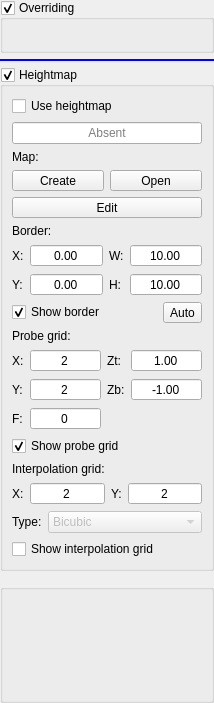
       <widget class="DropWidget" name="scrollContentsModification">
        <property name="geometry">
         <rect>
          <x>0</x>
          <y>0</y>
          <width>214</width>
          <height>703</height>
         </rect>
        </property>
        <property name="acceptDrops">
         <bool>true</bool>
        </property>
        <layout class="QVBoxLayout" name="verticalLayout_2" stretch="0,0,0,1">
         <property name="leftMargin">
          <number>0</number>
         </property>
         <property name="topMargin">
          <number>0</number>
         </property>
         <property name="rightMargin">
          <number>0</number>
         </property>
         <property name="bottomMargin">
          <number>0</number>
         </property>
         <item>
          <widget class="QGroupBox" name="grpOverriding">
           <property name="enabled">
            <bool>true</bool>
           </property>
           <property name="title">
            <string>Overriding</string>
           </property>
           <property name="checkable">
            <bool>true</bool>
           </property>
           <property name="overrided" stdset="0">
            <bool>false</bool>
           </property>
           <layout class="QHBoxLayout" name="horizontalLayout_14">
            <item>
             <widget class="QWidget" name="widgetFeed" native="true">
              <layout class="QVBoxLayout" name="verticalLayout_22">
               <property name="leftMargin">
                <number>0</number>
               </property>
               <property name="topMargin">
                <number>0</number>
               </property>
               <property name="rightMargin">
                <number>0</number>
               </property>
               <property name="bottomMargin">
                <number>0</number>
               </property>
               <item>
                <widget class="SliderBox" name="slbFeedOverride" native="true"/>
               </item>
               <item>
                <widget class="SliderBox" name="slbRapidOverride" native="true"/>
               </item>
               <item>
                <widget class="SliderBox" name="slbSpindleOverride" native="true"/>
               </item>
              </layout>
             </widget>
            </item>
           </layout>
          </widget>
         </item>
         <item>
          <widget class="QFrame" name="fraDropModification">
           <property name="minimumSize">
            <size>
             <width>0</width>
             <height>2</height>
            </size>
           </property>
           <property name="styleSheet">
            <string notr="true">border: 2px solid blue;</string>
           </property>
           <property name="frameShape">
            <enum>QFrame::StyledPanel</enum>
           </property>
           <property name="frameShadow">
            <enum>QFrame::Raised</enum>
           </property>
          </widget>
         </item>
         <item>
          <widget class="QGroupBox" name="grpHeightMap">
           <property name="title">
            <string>Heightmap</string>
           </property>
           <property name="checkable">
            <bool>true</bool>
           </property>
           <property name="overrided" stdset="0">
            <bool>false</bool>
           </property>
           <layout class="QVBoxLayout" name="verticalLayout_16">
            <item>
             <widget class="QWidget" name="widgetHeightMap" native="true">
              <layout class="QVBoxLayout" name="verticalLayout_15">
               <property name="leftMargin">
                <number>0</number>
               </property>
               <property name="topMargin">
                <number>0</number>
               </property>
               <property name="rightMargin">
                <number>0</number>
               </property>
               <property name="bottomMargin">
                <number>0</number>
               </property>
               <item>
                <widget class="QCheckBox" name="chkHeightMapUse">
                 <property name="text">
                  <string>Use heightmap</string>
                 </property>
                </widget>
               </item>
               <item>
                <widget class="QLineEdit" name="txtHeightMap">
                 <property name="focusPolicy">
                  <enum>Qt::NoFocus</enum>
                 </property>
                 <property name="acceptDrops">
                  <bool>false</bool>
                 </property>
                 <property name="text">
                  <string/>
                 </property>
                 <property name="alignment">
                  <set>Qt::AlignCenter</set>
                 </property>
                 <property name="readOnly">
                  <bool>true</bool>
                 </property>
                 <property name="placeholderText">
                  <string>Absent</string>
                 </property>
                </widget>
               </item>
               <item>
                <layout class="QHBoxLayout" name="horizontalLayout_22">
                 <item>
                  <widget class="QLabel" name="label_15">
                   <property name="text">
                    <string>Map:</string>
                   </property>
                  </widget>
                 </item>
                </layout>
               </item>
               <item>
                <layout class="QHBoxLayout" name="horizontalLayout_21">
                 <item>
                  <widget class="StyledToolButton" name="cmdHeightMapCreate">
                   <property name="sizePolicy">
                    <sizepolicy hsizetype="Preferred" vsizetype="Fixed">
                     <horstretch>0</horstretch>
                     <verstretch>0</verstretch>
                    </sizepolicy>
                   </property>
                   <property name="text">
                    <string>Create</string>
                   </property>
                  </widget>
                 </item>
                 <item>
                  <widget class="StyledToolButton" name="cmdHeightMapLoad">
                   <property name="sizePolicy">
                    <sizepolicy hsizetype="Preferred" vsizetype="Fixed">
                     <horstretch>0</horstretch>
                     <verstretch>0</verstretch>
                    </sizepolicy>
                   </property>
                   <property name="text">
                    <string>Open</string>
                   </property>
                  </widget>
                 </item>
                </layout>
               </item>
               <item>
                <widget class="StyledToolButton" name="cmdHeightMapMode">
                 <property name="sizePolicy">
                  <sizepolicy hsizetype="Preferred" vsizetype="Fixed">
                   <horstretch>0</horstretch>
                   <verstretch>0</verstretch>
                  </sizepolicy>
                 </property>
                 <property name="text">
                  <string>Edit</string>
                 </property>
                 <property name="checkable">
                  <bool>true</bool>
                 </property>
                </widget>
               </item>
               <item>
                <widget class="QWidget" name="widgetHeightmapSettings" native="true">
                 <layout class="QVBoxLayout" name="verticalLayout_7">
                  <property name="leftMargin">
                   <number>0</number>
                  </property>
                  <property name="topMargin">
                   <number>0</number>
                  </property>
                  <property name="rightMargin">
                   <number>0</number>
                  </property>
                  <property name="bottomMargin">
                   <number>0</number>
                  </property>
                  <item>
                   <layout class="QVBoxLayout" name="verticalLayout_18">
                    <item>
                     <widget class="QLabel" name="label_5">
                      <property name="text">
                       <string>Border:</string>
                      </property>
                     </widget>
                    </item>
                    <item>
                     <layout class="QGridLayout" name="gridLayout">
                      <item row="0" column="0">
                       <widget class="QLabel" name="label_6">
                        <property name="text">
                         <string>X:</string>
                        </property>
                       </widget>
                      </item>
                      <item row="0" column="1">
                       <widget class="QDoubleSpinBox" name="txtHeightMapBorderX">
                        <property name="sizePolicy">
                         <sizepolicy hsizetype="Expanding" vsizetype="Fixed">
                          <horstretch>0</horstretch>
                          <verstretch>0</verstretch>
                         </sizepolicy>
                        </property>
                        <property name="locale">
                         <locale language="C" country="AnyCountry"/>
                        </property>
                        <property name="alignment">
                         <set>Qt::AlignCenter</set>
                        </property>
                        <property name="buttonSymbols">
                         <enum>QAbstractSpinBox::NoButtons</enum>
                        </property>
                        <property name="minimum">
                         <double>-9999.000000000000000</double>
                        </property>
                        <property name="maximum">
                         <double>9999.000000000000000</double>
                        </property>
                       </widget>
                      </item>
                      <item row="1" column="3">
                       <widget class="QDoubleSpinBox" name="txtHeightMapBorderHeight">
                        <property name="sizePolicy">
                         <sizepolicy hsizetype="Expanding" vsizetype="Fixed">
                          <horstretch>0</horstretch>
                          <verstretch>0</verstretch>
                         </sizepolicy>
                        </property>
                        <property name="locale">
                         <locale language="C" country="AnyCountry"/>
                        </property>
                        <property name="alignment">
                         <set>Qt::AlignCenter</set>
                        </property>
                        <property name="buttonSymbols">
                         <enum>QAbstractSpinBox::NoButtons</enum>
                        </property>
                        <property name="minimum">
                         <double>-9999.000000000000000</double>
                        </property>
                        <property name="maximum">
                         <double>9999.000000000000000</double>
                        </property>
                        <property name="value">
                         <double>10.000000000000000</double>
                        </property>
                       </widget>
                      </item>
                      <item row="1" column="2">
                       <widget class="QLabel" name="label_9">
                        <property name="text">
                         <string>H:</string>
                        </property>
                       </widget>
                      </item>
                      <item row="1" column="1">
                       <widget class="QDoubleSpinBox" name="txtHeightMapBorderY">
                        <property name="sizePolicy">
                         <sizepolicy hsizetype="Expanding" vsizetype="Fixed">
                          <horstretch>0</horstretch>
                          <verstretch>0</verstretch>
                         </sizepolicy>
                        </property>
                        <property name="locale">
                         <locale language="C" country="AnyCountry"/>
                        </property>
                        <property name="alignment">
                         <set>Qt::AlignCenter</set>
                        </property>
                        <property name="buttonSymbols">
                         <enum>QAbstractSpinBox::NoButtons</enum>
                        </property>
                        <property name="minimum">
                         <double>-9999.000000000000000</double>
                        </property>
                        <property name="maximum">
                         <double>9999.000000000000000</double>
                        </property>
                       </widget>
                      </item>
                      <item row="1" column="0">
                       <widget class="QLabel" name="label_7">
                        <property name="text">
                         <string>Y:</string>
                        </property>
                       </widget>
                      </item>
                      <item row="0" column="2">
                       <widget class="QLabel" name="label_8">
                        <property name="text">
                         <string>W:</string>
                        </property>
                       </widget>
                      </item>
                      <item row="0" column="3">
                       <widget class="QDoubleSpinBox" name="txtHeightMapBorderWidth">
                        <property name="sizePolicy">
                         <sizepolicy hsizetype="Expanding" vsizetype="Fixed">
                          <horstretch>0</horstretch>
                          <verstretch>0</verstretch>
                         </sizepolicy>
                        </property>
                        <property name="locale">
                         <locale language="C" country="AnyCountry"/>
                        </property>
                        <property name="alignment">
                         <set>Qt::AlignCenter</set>
                        </property>
                        <property name="buttonSymbols">
                         <enum>QAbstractSpinBox::NoButtons</enum>
                        </property>
                        <property name="minimum">
                         <double>-9999.000000000000000</double>
                        </property>
                        <property name="maximum">
                         <double>9999.000000000000000</double>
                        </property>
                        <property name="value">
                         <double>10.000000000000000</double>
                        </property>
                       </widget>
                      </item>
                     </layout>
                    </item>
                    <item>
                     <layout class="QHBoxLayout" name="horizontalLayout_18">
                      <item>
                       <widget class="QCheckBox" name="chkHeightMapBorderShow">
                        <property name="text">
                         <string>Show border</string>
                        </property>
                        <property name="checked">
                         <bool>true</bool>
                        </property>
                       </widget>
                      </item>
                      <item>
                       <widget class="StyledToolButton" name="cmdHeightMapBorderAuto">
                        <property name="minimumSize">
                         <size>
                          <width>0</width>
                          <height>0</height>
                         </size>
                        </property>
                        <property name="text">
                         <string>Auto</string>
                        </property>
                       </widget>
                      </item>
                     </layout>
                    </item>
                   </layout>
                  </item>
                  <item>
                   <layout class="QVBoxLayout" name="verticalLayout_19">
                    <item>
                     <widget class="QLabel" name="label_10">
                      <property name="text">
                       <string>Probe grid:</string>
                      </property>
                     </widget>
                    </item>
                    <item>
                     <layout class="QGridLayout" name="gridLayout_4">
                      <item row="0" column="3">
                       <widget class="QLabel" name="label_14">
                        <property name="text">
                         <string>Zt:</string>
                        </property>
                       </widget>
                      </item>
                      <item row="0" column="0">
                       <widget class="QLabel" name="label_12">
                        <property name="text">
                         <string>X:</string>
                        </property>
                       </widget>
                      </item>
                      <item row="0" column="1">
                       <widget class="QDoubleSpinBox" name="txtHeightMapGridX">
                        <property name="sizePolicy">
                         <sizepolicy hsizetype="Expanding" vsizetype="Fixed">
                          <horstretch>0</horstretch>
                          <verstretch>0</verstretch>
                         </sizepolicy>
                        </property>
                        <property name="locale">
                         <locale language="C" country="AnyCountry"/>
                        </property>
                        <property name="alignment">
                         <set>Qt::AlignCenter</set>
                        </property>
                        <property name="buttonSymbols">
                         <enum>QAbstractSpinBox::NoButtons</enum>
                        </property>
                        <property name="decimals">
                         <number>0</number>
                        </property>
                        <property name="minimum">
                         <double>2.000000000000000</double>
                        </property>
                        <property name="maximum">
                         <double>1000.000000000000000</double>
                        </property>
                        <property name="value">
                         <double>2.000000000000000</double>
                        </property>
                       </widget>
                      </item>
                      <item row="1" column="5">
                       <widget class="QDoubleSpinBox" name="txtHeightMapGridZBottom">
                        <property name="sizePolicy">
                         <sizepolicy hsizetype="Expanding" vsizetype="Fixed">
                          <horstretch>0</horstretch>
                          <verstretch>0</verstretch>
                         </sizepolicy>
                        </property>
                        <property name="locale">
                         <locale language="C" country="AnyCountry"/>
                        </property>
                        <property name="alignment">
                         <set>Qt::AlignCenter</set>
                        </property>
                        <property name="buttonSymbols">
                         <enum>QAbstractSpinBox::NoButtons</enum>
                        </property>
                        <property name="minimum">
                         <double>-999.000000000000000</double>
                        </property>
                        <property name="maximum">
                         <double>999.000000000000000</double>
                        </property>
                        <property name="value">
                         <double>-1.000000000000000</double>
                        </property>
                       </widget>
                      </item>
                      <item row="0" column="5">
                       <widget class="QDoubleSpinBox" name="txtHeightMapGridZTop">
                        <property name="sizePolicy">
                         <sizepolicy hsizetype="Expanding" vsizetype="Fixed">
                          <horstretch>0</horstretch>
                          <verstretch>0</verstretch>
                         </sizepolicy>
                        </property>
                        <property name="locale">
                         <locale language="C" country="AnyCountry"/>
                        </property>
                        <property name="alignment">
                         <set>Qt::AlignCenter</set>
                        </property>
                        <property name="buttonSymbols">
                         <enum>QAbstractSpinBox::NoButtons</enum>
                        </property>
                        <property name="minimum">
                         <double>-999.000000000000000</double>
                        </property>
                        <property name="maximum">
                         <double>999.000000000000000</double>
                        </property>
                        <property name="value">
                         <double>1.000000000000000</double>
                        </property>
                       </widget>
                      </item>
                      <item row="1" column="0">
                       <widget class="QLabel" name="label_13">
                        <property name="text">
                         <string>Y:</string>
                        </property>
                       </widget>
                      </item>
                      <item row="1" column="3">
                       <widget class="QLabel" name="label_11">
                        <property name="text">
                         <string>Zb:</string>
                        </property>
                       </widget>
                      </item>
                      <item row="1" column="1">
                       <widget class="QDoubleSpinBox" name="txtHeightMapGridY">
                        <property name="sizePolicy">
                         <sizepolicy hsizetype="Expanding" vsizetype="Fixed">
                          <horstretch>0</horstretch>
                          <verstretch>0</verstretch>
                         </sizepolicy>
                        </property>
                        <property name="locale">
                         <locale language="C" country="AnyCountry"/>
                        </property>
                        <property name="alignment">
                         <set>Qt::AlignCenter</set>
                        </property>
                        <property name="buttonSymbols">
                         <enum>QAbstractSpinBox::NoButtons</enum>
                        </property>
                        <property name="decimals">
                         <number>0</number>
                        </property>
                        <property name="minimum">
                         <double>2.000000000000000</double>
                        </property>
                        <property name="maximum">
                         <double>1000.000000000000000</double>
                        </property>
                        <property name="value">
                         <double>2.000000000000000</double>
                        </property>
                       </widget>
                      </item>
                      <item row="2" column="0">
                       <widget class="QLabel" name="label_21">
                        <property name="text">
                         <string>F:</string>
                        </property>
                       </widget>
                      </item>
                      <item row="2" column="1">
                       <widget class="QDoubleSpinBox" name="txtHeightMapProbeFeed">
                        <property name="sizePolicy">
                         <sizepolicy hsizetype="Expanding" vsizetype="Fixed">
                          <horstretch>0</horstretch>
                          <verstretch>0</verstretch>
                         </sizepolicy>
                        </property>
                        <property name="locale">
                         <locale language="C" country="AnyCountry"/>
                        </property>
                        <property name="alignment">
                         <set>Qt::AlignCenter</set>
                        </property>
                        <property name="buttonSymbols">
                         <enum>QAbstractSpinBox::NoButtons</enum>
                        </property>
                        <property name="decimals">
                         <number>0</number>
                        </property>
                        <property name="minimum">
                         <double>0.000000000000000</double>
                        </property>
                        <property name="maximum">
                         <double>9999.000000000000000</double>
                        </property>
                        <property name="value">
                         <double>0.000000000000000</double>
                        </property>
                       </widget>
                      </item>
                     </layout>
                    </item>
                    <item>
                     <layout class="QHBoxLayout" name="horizontalLayout_19">
                      <item>
                       <widget class="QCheckBox" name="chkHeightMapGridShow">
                        <property name="text">
                         <string>Show probe grid</string>
                        </property>
                        <property name="checked">
                         <bool>true</bool>
                        </property>
                       </widget>
                      </item>
                      <item>
                       <spacer name="horizontalSpacer_6">
                        <property name="orientation">
                         <enum>Qt::Horizontal</enum>
                        </property>
                        <property name="sizeHint" stdset="0">
                         <size>
                          <width>40</width>
                          <height>1</height>
                         </size>
                        </property>
                       </spacer>
                      </item>
                     </layout>
                    </item>
                   </layout>
                  </item>
                  <item>
                   <layout class="QVBoxLayout" name="verticalLayout_20">
                    <item>
                     <widget class="QLabel" name="label_16">
                      <property name="text">
                       <string>Interpolation grid:</string>
                      </property>
                     </widget>
                    </item>
                    <item>
                     <layout class="QGridLayout" name="gridLayout_6">
                      <item row="1" column="2">
                       <widget class="QLabel" name="label_19">
                        <property name="text">
                         <string>Y:</string>
                        </property>
                       </widget>
                      </item>
                      <item row="1" column="0">
                       <widget class="QLabel" name="label_18">
                        <property name="text">
                         <string>X:</string>
                        </property>
                       </widget>
                      </item>
                      <item row="1" column="1">
                       <widget class="QDoubleSpinBox" name="txtHeightMapInterpolationStepX">
                        <property name="sizePolicy">
                         <sizepolicy hsizetype="Expanding" vsizetype="Fixed">
                          <horstretch>0</horstretch>
                          <verstretch>0</verstretch>
                         </sizepolicy>
                        </property>
                        <property name="locale">
                         <locale language="C" country="AnyCountry"/>
                        </property>
                        <property name="alignment">
                         <set>Qt::AlignCenter</set>
                        </property>
                        <property name="buttonSymbols">
                         <enum>QAbstractSpinBox::NoButtons</enum>
                        </property>
                        <property name="decimals">
                         <number>0</number>
                        </property>
                        <property name="minimum">
                         <double>2.000000000000000</double>
                        </property>
                        <property name="maximum">
                         <double>1000.000000000000000</double>
                        </property>
                        <property name="value">
                         <double>2.000000000000000</double>
                        </property>
                       </widget>
                      </item>
                      <item row="1" column="3">
                       <widget class="QDoubleSpinBox" name="txtHeightMapInterpolationStepY">
                        <property name="sizePolicy">
                         <sizepolicy hsizetype="Expanding" vsizetype="Fixed">
                          <horstretch>0</horstretch>
                          <verstretch>0</verstretch>
                         </sizepolicy>
                        </property>
                        <property name="locale">
                         <locale language="C" country="AnyCountry"/>
                        </property>
                        <property name="alignment">
                         <set>Qt::AlignCenter</set>
                        </property>
                        <property name="buttonSymbols">
                         <enum>QAbstractSpinBox::NoButtons</enum>
                        </property>
                        <property name="decimals">
                         <number>0</number>
                        </property>
                        <property name="minimum">
                         <double>2.000000000000000</double>
                        </property>
                        <property name="maximum">
                         <double>1000.000000000000000</double>
                        </property>
                        <property name="value">
                         <double>2.000000000000000</double>
                        </property>
                       </widget>
                      </item>
                     </layout>
                    </item>
                    <item>
                     <layout class="QHBoxLayout" name="horizontalLayout_23" stretch="0,0">
                      <item>
                       <widget class="QLabel" name="label_17">
                        <property name="text">
                         <string>Type:</string>
                        </property>
                       </widget>
                      </item>
                      <item>
                       <widget class="QComboBox" name="cboHeightMapInterpolationType">
                        <property name="enabled">
                         <bool>false</bool>
                        </property>
                        <property name="sizePolicy">
                         <sizepolicy hsizetype="Expanding" vsizetype="Fixed">
                          <horstretch>0</horstretch>
                          <verstretch>0</verstretch>
                         </sizepolicy>
                        </property>
                        <item>
                         <property name="text">
                          <string>Bicubic</string>
                         </property>
                        </item>
                       </widget>
                      </item>
                     </layout>
                    </item>
                    <item>
                     <layout class="QHBoxLayout" name="horizontalLayout_24">
                      <item>
                       <widget class="QCheckBox" name="chkHeightMapInterpolationShow">
                        <property name="text">
                         <string>Show interpolation grid</string>
                        </property>
                       </widget>
                      </item>
                      <item>
                       <spacer name="horizontalSpacer_8">
                        <property name="orientation">
                         <enum>Qt::Horizontal</enum>
                        </property>
                        <property name="sizeHint" stdset="0">
                         <size>
                          <width>40</width>
                          <height>1</height>
                         </size>
                        </property>
                       </spacer>
                      </item>
                     </layout>
                    </item>
                   </layout>
                  </item>
                 </layout>
                </widget>
               </item>
              </layout>
             </widget>
            </item>
           </layout>
          </widget>
         </item>
         <item>
          <widget class="QGroupBox" name="spacerModification">
           <property name="sizePolicy">
            <sizepolicy hsizetype="Preferred" vsizetype="Expanding">
             <horstretch>0</horstretch>
             <verstretch>0</verstretch>
            </sizepolicy>
           </property>
           <property name="styleSheet">
            <string notr="true">QGroupBox {
	margin-top: 7;
}</string>
           </property>
           <property name="title">
            <string/>
           </property>
          </widget>
         </item>
        </layout>
       </widget>
